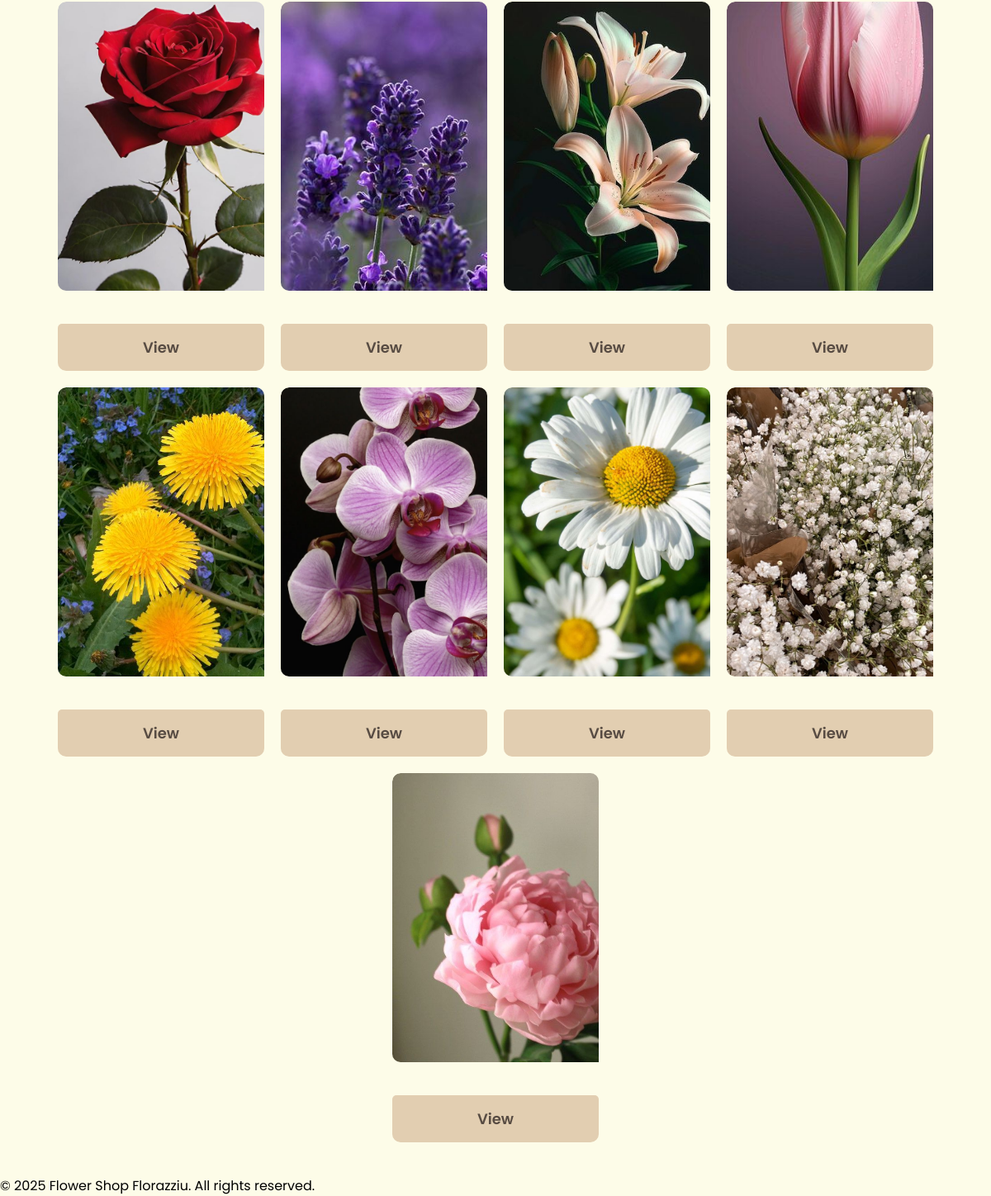
Page /flower_shop/index.php (lower part) on the earlier database version.
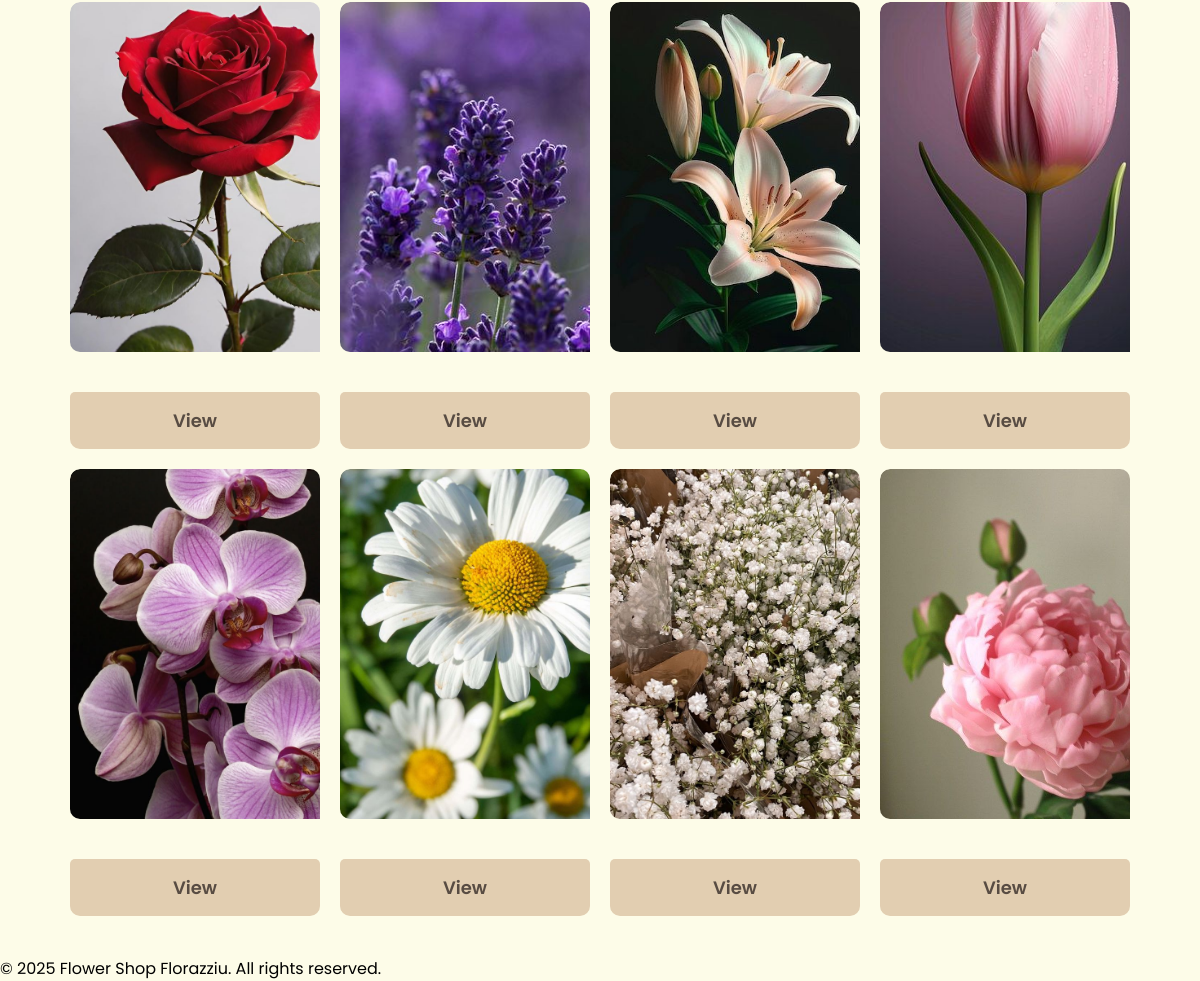
Same page on the later database version.
### tables this page shows
CREATE TABLE `products` (
  `id` int(11) NOT NULL,
  `name` varchar(255) NOT NULL,
  `color` varchar(50) NOT NULL,
  `price` decimal(10,2) NOT NULL,
  `description` text DEFAULT NULL,
  `image` varchar(255) NOT NULL,
  `created_at` timestamp NOT NULL DEFAULT current_timestamp(),
  `updated_at` timestamp NOT NULL DEFAULT current_timestamp() ON UPDATE current_timestamp()
);

### flower_shop/index.php (the view, shortened to what this page needs)
<?php include 'includes/header.php'; ?>
<main>
    <div class="container-page">
        <div class="products">
           <?php
            require 'config/database.php';
            $sql = "SELECT * FROM products";
            $params = [];
            $stmt = $pdo->prepare($sql);
            $stmt->execute($params);
            $products = $stmt->fetchAll(PDO::FETCH_ASSOC);
            if (count($products) > 0):
                foreach ($products as $product): ?>
                    <div class="product-card-page">
                        <div class="product-image-container">
                            <img src="assets/images/products/<?php echo htmlspecialchars($product['image']); ?>"
                                 alt="<?php echo htmlspecialchars($product['name']); ?>">
                        </div>
                        <div class="product-actions">
                        <a href="products/product-detail.php?id=<?= $product['id'] ?>" class="view-btn">View</a>
                        </div>
                    </div>
                <?php endforeach;
            else: ?>
                <!-- <div class="no-products">
                    <p>No products found. Try different filters.</p>
                </div> -->
            <?php endif; ?>
        </div>
    </div>
</main>
<?php include 'includes/footer.php'; ?>

### flower_shop/includes/header.php (shortened to what this page needs)
<!DOCTYPE html>
<html lang="en">
<head>
    <link rel="stylesheet" href="https://cdnjs.cloudflare.com/ajax/libs/font-awesome/6.0.0-beta3/css/all.min.css">
    <link rel="stylesheet" href="/assets/css/style.css">
</head>
<body>

### flower_shop/includes/footer.php (shortened to what this page needs)
<footer>
        <div class="container">
            <p>&copy; <?php echo date('Y'); ?> Flower Shop Florazziu. All rights reserved.</p>
        </div>
    </footer>
</body>
</html>

### flower_shop/assets/css/style.css (style rules this page uses)
* { margin: 0; padding: 0; box-sizing: border-box; font-family: 'Poppins', sans-serif; }
body { background-color: #FDFCE8; }
.products { display: grid; grid-template-columns: repeat(auto-fill, minmax(300px, 1fr)); gap: 30px; margin: 40px 0; }
.product-image-container { width: 300px; height: 350px; border-radius: 10px; overflow: hidden; }
.product-image-container img { width: 100%; height: 100%; object-fit: cover; }
.product-actions { display: flex; gap: 20px; margin-top: 40px; }
.view-btn { background-color: #E2CEB1; color: #584C43; width: 100%; padding: 15px 0; border: none; border-radius: 5px; cursor: pointer; font-weight: 600; font-size: 18px; transition: all 0.3s; text-align: center; text-decoration: none; display: block; }

### flower_shop/index.php (style rules this page uses)
.container-page { max-width: 1200px; margin: 0 auto; padding: 0 20px; }
.products { display: flex; flex-wrap: wrap; justify-content: center; gap: 20px; }
.product-card-page { width: 250px; border-radius: 10px; overflow: hidden; background-color: #FDFCE8; }

Differences in the rows shown:
removed products: image (picture)
